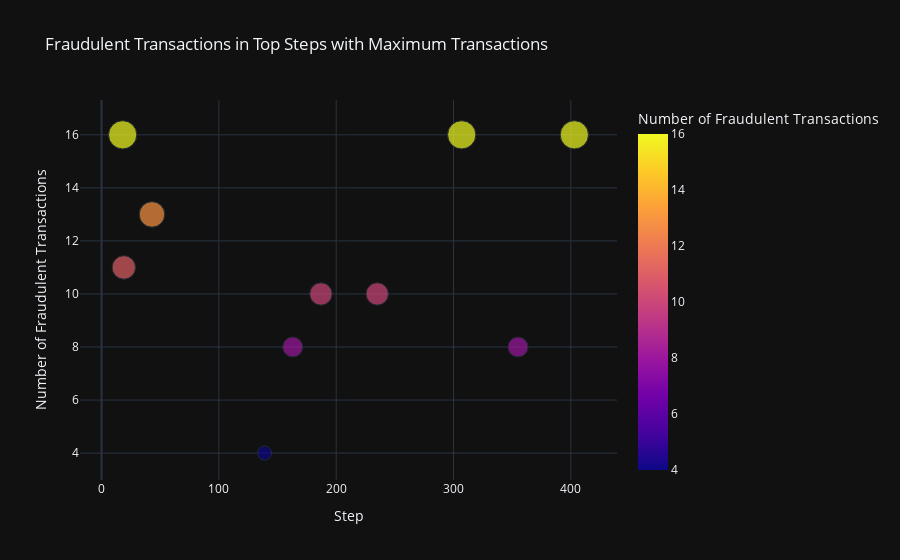

Notebook code cell kept with this figure:
### Markdown cell above
##### **step vs isFraud**

### Code cell
import pandas as pd
import plotly.express as px

# Step 1: Identify steps with the highest number of transactions
step_counts = df['step'].value_counts().sort_index()
top_steps = step_counts.nlargest(10).index  # Top 10 steps with the highest number of transactions

# Step 2: Filter the dataset for these top steps
top_steps_df = df[df['step'].isin(top_steps)]

# Calculate the total number of fraudulent transactions for these top steps
fraudulent_counts = top_steps_df[top_steps_df['isFraud'] == 1].groupby('step').size().reset_index(name='Fraudulent Transactions')

# Fill in missing steps with 0 fraudulent transactions
for step in top_steps:
    if step not in fraudulent_counts['step'].values:
        fraudulent_counts = fraudulent_counts.append({'step': step, 'Fraudulent Transactions': 0}, ignore_index=True)

# Sort by step for better readability
fraudulent_counts = fraudulent_counts.sort_values(by='step')

# Step 3: Plot the data using Plotly
fig = px.scatter(fraudulent_counts, x='step', y='Fraudulent Transactions',
                 title='Fraudulent Transactions in Top Steps with Maximum Transactions',
                 labels={'step': 'Step', 'Fraudulent Transactions': 'Number of Fraudulent Transactions'},
                 size='Fraudulent Transactions', color='Fraudulent Transactions',
                 template='plotly_dark')

# Show the plot
fig.show()

### Figure 1 — Plotly figure (JSON) as saved in the notebook; plotly's stock layout.template omitted (floating-point values rounded to 4 significant figures)
{"data": [{"hovertemplate": "Step=%{x}<br>Number of Fraudulent Transactions=%{marker.color}<extra></extra>", "legendgroup": "", "marker": {"color": [16, 11, 13, 4, 8, 10, 10, 16, 8, 16], "coloraxis": "coloraxis", "size": [16, 11, 13, 4, 8, 10, 10, 16, 8, 16], "sizemode": "area", "sizeref": 0.04, "symbol": "circle"}, "mode": "markers", "name": "", "orientation": "v", "showlegend": false, "type": "scatter", "x": [18, 19, 43, 139, 163, 187, 235, 307, 355, 403], "xaxis": "x", "y": [16, 11, 13, 4, 8, 10, 10, 16, 8, 16], "yaxis": "y"}], "layout": {"coloraxis": {"colorbar": {"title": {"text": "Number of Fraudulent Transactions"}}, "colorscale": [[0, "#0d0887"], [0.1111, "#46039f"], [0.2222, "#7201a8"], [0.3333, "#9c179e"], [0.4444, "#bd3786"], [0.5556, "#d8576b"], [0.6667, "#ed7953"], [0.7778, "#fb9f3a"], [0.8889, "#fdca26"], [1, "#f0f921"]]}, "legend": {"itemsizing": "constant", "tracegroupgap": 0}, "title": {"text": "Fraudulent Transactions in Top Steps with Maximum Transactions"}, "xaxis": {"anchor": "y", "domain": [0, 1], "title": {"text": "Step"}}, "yaxis": {"anchor": "x", "domain": [0, 1], "title": {"text": "Number of Fraudulent Transactions"}}}}
